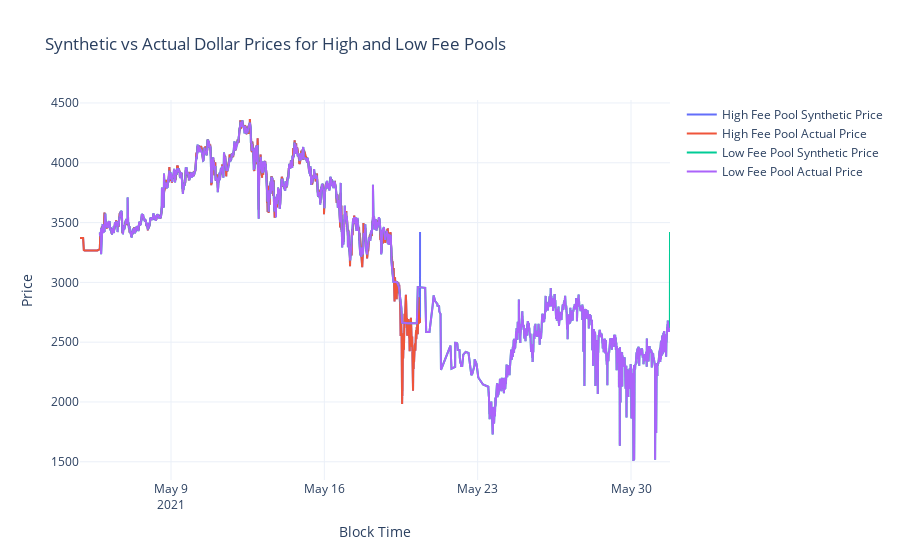

Notebook source saved alongside this figure:
### Code cell
high['evt_block_time'] = pd.to_datetime(high['evt_block_time'])
low['evt_block_time'] = pd.to_datetime(low['evt_block_time'])

fig = go.Figure()

fig.add_trace(go.Scatter(
    x=high['evt_block_time'],
    y=high['synthetic_price'],
    mode='lines',
    name='High Fee Pool Synthetic Price'
))
fig.add_trace(go.Scatter(
    x=high['evt_block_time'],
    y=high['dollar_price'],
    mode='lines',
    name='High Fee Pool Actual Price'
))
fig.add_trace(go.Scatter(
    x=low['evt_block_time'],
    y=low['synthetic_price'],
    mode='lines',
    name='Low Fee Pool Synthetic Price'
))
fig.add_trace(go.Scatter(
    x=low['evt_block_time'],
    y=low['dollar_price'],
    mode='lines',
    name='Low Fee Pool Actual Price'
))

fig.update_layout(
    title="Synthetic vs Actual Dollar Prices for High and Low Fee Pools",
    xaxis_title="Block Time",
    yaxis_title="Price",
    template="plotly_white"
)

fig.show()

### Figure 1 — Plotly figure (JSON) as saved in the notebook; plotly's stock layout.template omitted (floating-point values rounded to 4 significant figures; data arrays with more than 128 entries replaced by an {"elided": "..."} marker saying what was removed)
{"data": [{"mode": "lines", "name": "High Fee Pool Synthetic Price", "type": "scatter", "x": {"elided": "10000 str values"}, "y": {"elided": "10000 float values"}}, {"mode": "lines", "name": "High Fee Pool Actual Price", "type": "scatter", "x": {"elided": "10000 str values"}, "y": {"elided": "10000 float values"}}, {"mode": "lines", "name": "Low Fee Pool Synthetic Price", "type": "scatter", "x": {"elided": "10000 str values"}, "y": {"elided": "10000 float values"}}, {"mode": "lines", "name": "Low Fee Pool Actual Price", "type": "scatter", "x": {"elided": "10000 str values"}, "y": {"elided": "10000 float values"}}], "layout": {"title": {"text": "Synthetic vs Actual Dollar Prices for High and Low Fee Pools"}, "xaxis": {"title": {"text": "Block Time"}}, "yaxis": {"title": {"text": "Price"}}}}
